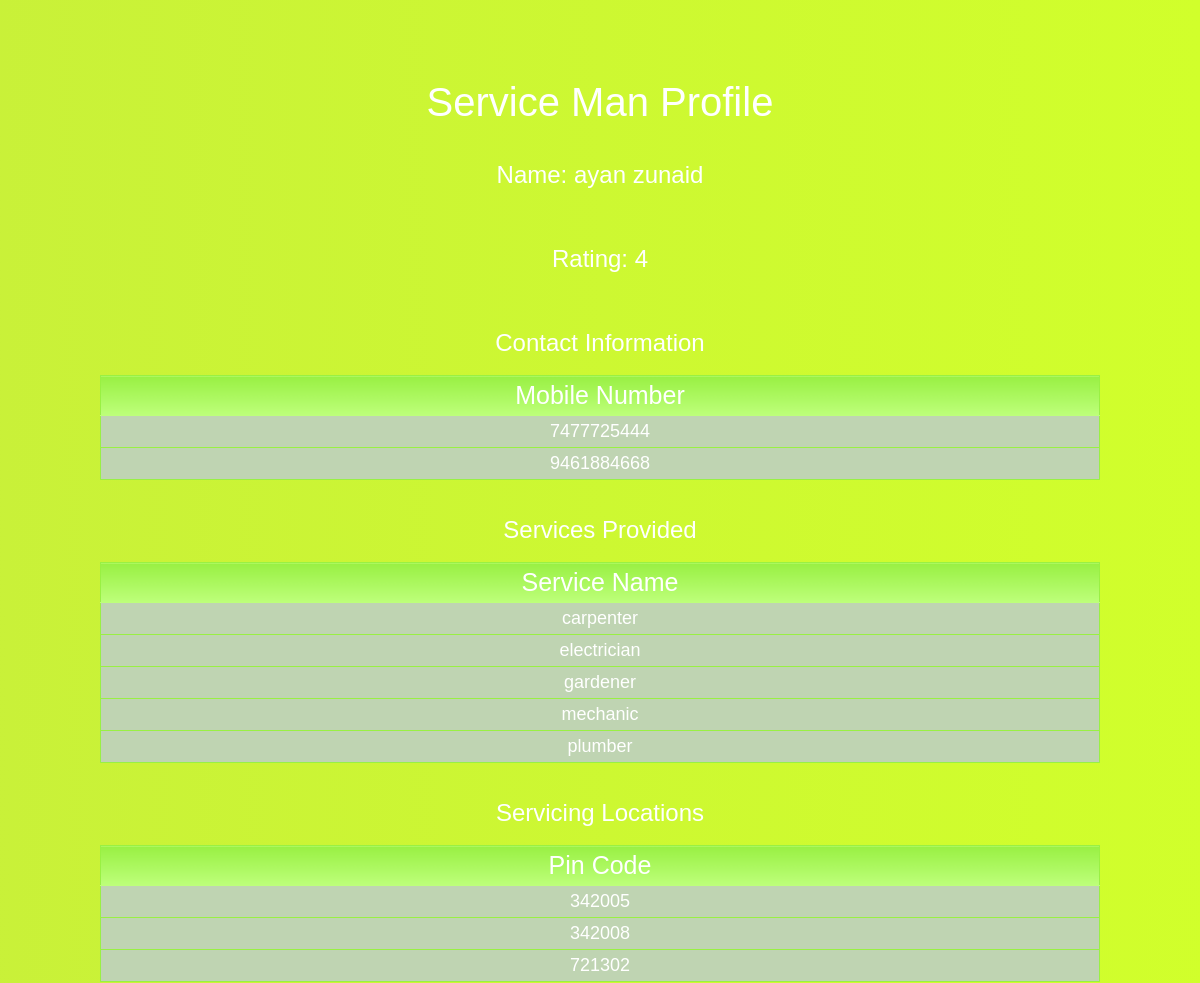
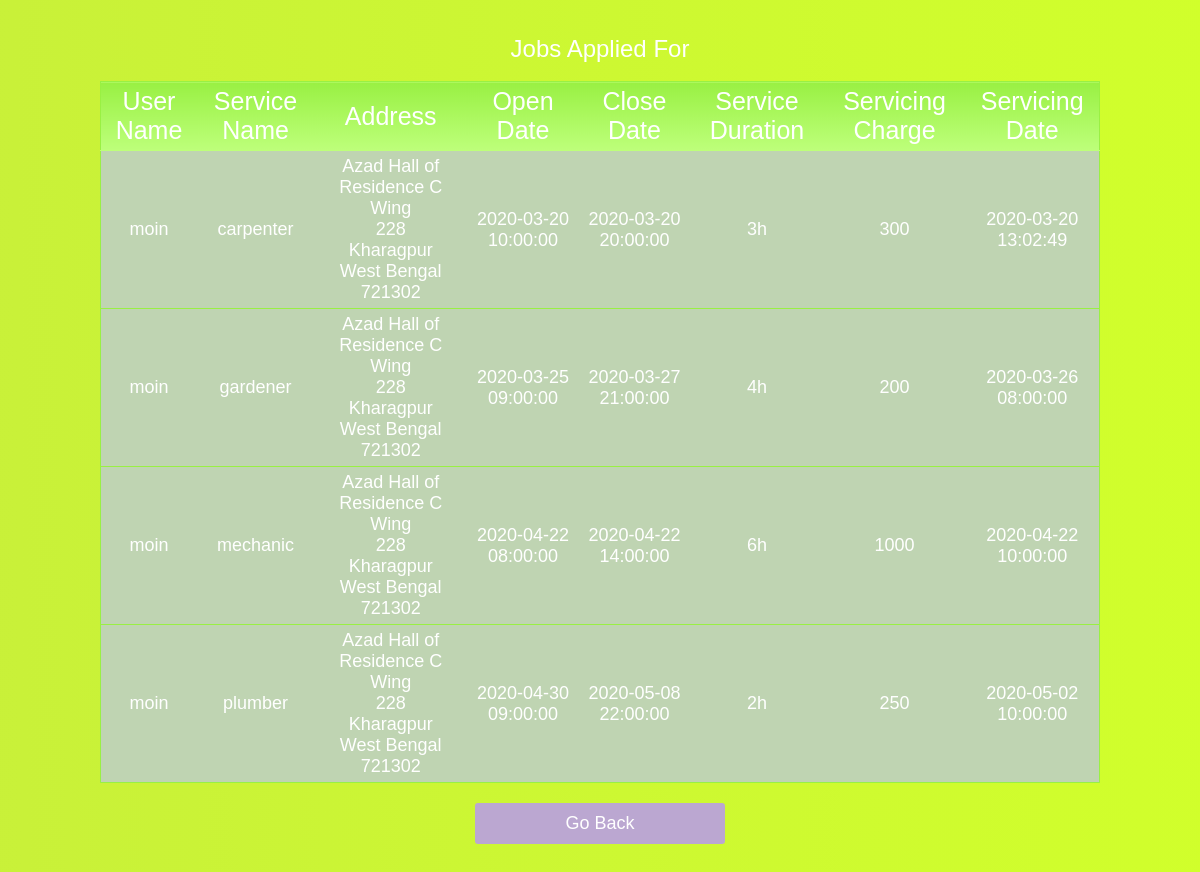
The app's page /DBMS/my_profile.php (signed in) with its own data (2 pictures, top to bottom).
### tables this page shows
CREATE TABLE `serviceman` (
  `provider_id` varbinary(30) NOT NULL,
  `username` varchar(30) NOT NULL,
  `password` varbinary(400) NOT NULL,
  `rating` float DEFAULT 0
);

CREATE TABLE `serviceman_nos` (
  `provider_id` varbinary(30) NOT NULL,
  `mobile` varchar(10) NOT NULL
);

CREATE TABLE `provides` (
  `provider_id` varbinary(30) NOT NULL,
  `service_name` varchar(30) NOT NULL
);

CREATE TABLE `servicing_locations` (
  `provider_id` varbinary(30) NOT NULL,
  `pin` int(11) NOT NULL
);

CREATE TABLE `applies` (
  `provider_id` varbinary(30) NOT NULL,
  `user_id` varbinary(30) NOT NULL,
  `service_name` varchar(30) NOT NULL,
  `list_date` datetime NOT NULL,
  `servicing_date` datetime NOT NULL,
  `servicing_charge` int(11) NOT NULL
);

CREATE TABLE `consumer` (
  `user_id` varbinary(30) NOT NULL,
  `username` varchar(30) NOT NULL,
  `password` varbinary(400) NOT NULL,
  `street_name` varchar(50) DEFAULT NULL,
  `street_number` varchar(10) DEFAULT NULL,
  `apt_number` varchar(10) DEFAULT NULL,
  `city` varchar(30) DEFAULT NULL,
  `state` varchar(30) DEFAULT NULL,
  `pin` int(11) DEFAULT NULL
);

CREATE TABLE `service_listing` (
  `user_id` varbinary(30) NOT NULL,
  `service_name` varchar(30) NOT NULL,
  `list_date` datetime NOT NULL,
  `duration` varchar(10) NOT NULL,
  `open_date` datetime NOT NULL,
  `close_date` datetime NOT NULL,
  `alloted` tinyint(1) NOT NULL DEFAULT 0
);

### DBMS/my_profile.php (the view, shortened to what this page needs)
<html>
<head>
		<link rel="stylesheet" href="css/style.css">
</head>
<body>
	<br><br>
	<center>
		<div class="wrapper">
		<div class="container">
		<h1>Service Man Profile</h1><br><br>
<?php
require_once 'dbconnect.php';
$email = $_SESSION['email_id'];
$query = "SELECT * FROM serviceman WHERE provider_id='$email'";
$result = mysqli_query($con, $query);
$row = mysqli_fetch_assoc($result);
$username=$row['username'];
$rating=$row['rating'];
echo "<h2>Name: $username<br><br><br>";
echo "<h2>Rating: $rating<br>";
$query_mobile = "SELECT * FROM serviceman_nos WHERE provider_id='$email'";
$result_mobile = mysqli_query($con, $query_mobile);
echo "<br><br><h2>Contact Information</h2><br>";
echo "<table> <tr><th>Mobile Number</th> </tr>";
while($row_mobile=mysqli_fetch_array($result_mobile,MYSQLI_ASSOC)){
	echo "<tr><td>".$row_mobile['mobile']."</td></tr>";
}
echo "</table>";
$query_service = "SELECT * FROM provides WHERE provider_id='$email'";
$result_service = mysqli_query($con, $query_service);
echo "<br><br><h2>Services Provided</h2><br>";
echo "<table> <tr><th>Service Name</th> </tr>";
while($row_service=mysqli_fetch_array($result_service,MYSQLI_ASSOC)){
	echo "<tr><td>".$row_service['service_name']."</td></tr>";
}
echo "</table>";
$query_location = "SELECT * FROM servicing_locations WHERE provider_id='$email'";
$result_location = mysqli_query($con, $query_location);
echo "<br><br><h2>Servicing Locations</h2><br>";
echo "<table> <tr><th>Pin Code</th> </tr>";
while($row_location=mysqli_fetch_array($result_location,MYSQLI_ASSOC)){
	echo "<tr><td>".$row_location['pin']."</td></tr>";
}
echo "</table>";
$query_apply = "SELECT * FROM applies,service_listing ,consumer WHERE
 applies.provider_id='$email' AND applies.user_id = service_listing.user_id  AND applies.service_name = service_listing.service_name
 AND consumer.user_id = service_listing.user_id AND applies.list_date = service_listing.list_date";
$result_apply = mysqli_query($con, $query_apply);
echo "<br><br><h2>Jobs Applied For</h2><br>";
echo "<table> <tr><th>User Name</th>  <th>Service Name</th> <th>Address</th> <th>Open Date</th> <th>Close Date</th> <th>Service Duration</th>
    <th>Servicing Charge</th> <th>Servicing Date</th></tr>";
while($row_apply=mysqli_fetch_array($result_apply,MYSQLI_ASSOC)){
	echo "<tr><td>".$row_apply['username']."</td>";
	echo "<td>".$row_apply['service_name']."</td>";
	echo "<td>".$row_apply['street_name']." ".$row_apply['street_number']."<br>".$row_apply['apt_number']."<br>".$row_apply['city']
	."<br>".$row_apply['state']."<br>".$row_apply['pin']."</td>";
	echo "<td>".$row_apply['open_date']."</td>";
	echo "<td>".$row_apply['close_date']."</td>";
	echo "<td>".$row_apply['duration']."</td>";
	echo "<td>".$row_apply['servicing_charge']."</td>";
	echo "<td>".$row_apply['servicing_date']."</td></tr>";
}
echo "</table>";
?>
<form action="home.php">
			<button type="submit">Go Back</button>
        </form>
				</div>
		<ul class="bg-bubbles">
		</ul>
	</div>
	</center>
</body>
</html>

### DBMS/css/style.css (style rules this page uses)
* { box-sizing: border-box; margin: 0; padding: 0; font-weight: 300; }
body { font-family: 'Source Sans Pro', sans-serif; color: white; font-weight: 300; }
.wrapper { background: #c1e346; background: linear-gradient(to top right, #c1e346 0%, #d1ff2b 100%); position: absolute; top: 0; left: 0; width: 100%; height: 1000%; margin-top: 0px; overflow: hidden; }
.container { max-width: 1000px; margin: 0 auto; padding: 80px 0; height: 1000%; text-align: center; }
.container h1 { font-size: 40px; transition-duration: 1s; transition-timing-function: ease-in-put; font-weight: 200; }
form { padding: 20px 0; position: relative; z-index: 2; }
form button { -webkit-appearance: none; -moz-appearance: none; appearance: none; outline: 0; background-color: #bba7d1; border: 0; padding: 10px 15px; color: white; border-radius: 3px; width: 250px; cursor: pointer; font-size: 18px; transition-duration: 0.25s; }
table { border-collapse: collapse; width : 100%; border : 1px solid #99f043; }
table tr { background-color : #bfd4b2; }
table tr th { background-image: linear-gradient(#99f043, #bdff7a); padding : 5px; font-size : 25px; border-bottom: 1px solid #bdff7a; }
table tr td { text-align : center; padding : 5px; font-size : 18px; border-bottom: 1px solid #99f043; }
.bg-bubbles { position: absolute; top: 0; left: 0; width: 100%; height: 100%; z-index: 1; }

### records on screen
serviceman: username "ayan zunaid", rating "4"
serviceman_nos: mobile "7477725444"
serviceman_nos: mobile "9461884668"
provides: service_name "carpenter"
provides: service_name "electrician"
provides: service_name "gardener"
provides: service_name "mechanic"
provides: service_name "plumber"
servicing_locations: pin "342005"
servicing_locations: pin "342008"
servicing_locations: pin "721302"
applies: consumer.username "moin", service_listing.service_name "carpenter", consumer.street_name "Azad Hall of Residence", consumer.street_number "C Wing", consumer.apt_number "228", consumer.city "Kharagpur", consumer.state "West Bengal", consumer.pin "721302", service_listing.open_date "2020-03-20 10:00:00", service_listing.close_date "2020-03-20 20:00:00", service_listing.duration "3h", servicing_charge "300", servicing_date "2020-03-20 13:02:49"
applies: consumer.username "moin", service_listing.service_name "gardener", consumer.street_name "Azad Hall of Residence", consumer.street_number "C Wing", consumer.apt_number "228", consumer.city "Kharagpur", consumer.state "West Bengal", consumer.pin "721302", service_listing.open_date "2020-03-25 09:00:00", service_listing.close_date "2020-03-27 21:00:00", service_listing.duration "4h", servicing_charge "200", servicing_date "2020-03-26 08:00:00"
applies: consumer.username "moin", service_listing.service_name "mechanic", consumer.street_name "Azad Hall of Residence", consumer.street_number "C Wing", consumer.apt_number "228", consumer.city "Kharagpur", consumer.state "West Bengal", consumer.pin "721302", service_listing.open_date "2020-04-22 08:00:00", service_listing.close_date "2020-04-22 14:00:00", service_listing.duration "6h", servicing_charge "1000", servicing_date "2020-04-22 10:00:00"
applies: consumer.username "moin", service_listing.service_name "plumber", consumer.street_name "Azad Hall of Residence", consumer.street_number "C Wing", consumer.apt_number "228", consumer.city "Kharagpur", consumer.state "West Bengal", consumer.pin "721302", service_listing.open_date "2020-04-30 09:00:00", service_listing.close_date "2020-05-08 22:00:00", service_listing.duration "2h", servicing_charge "250", servicing_date "2020-05-02 10:00:00"
